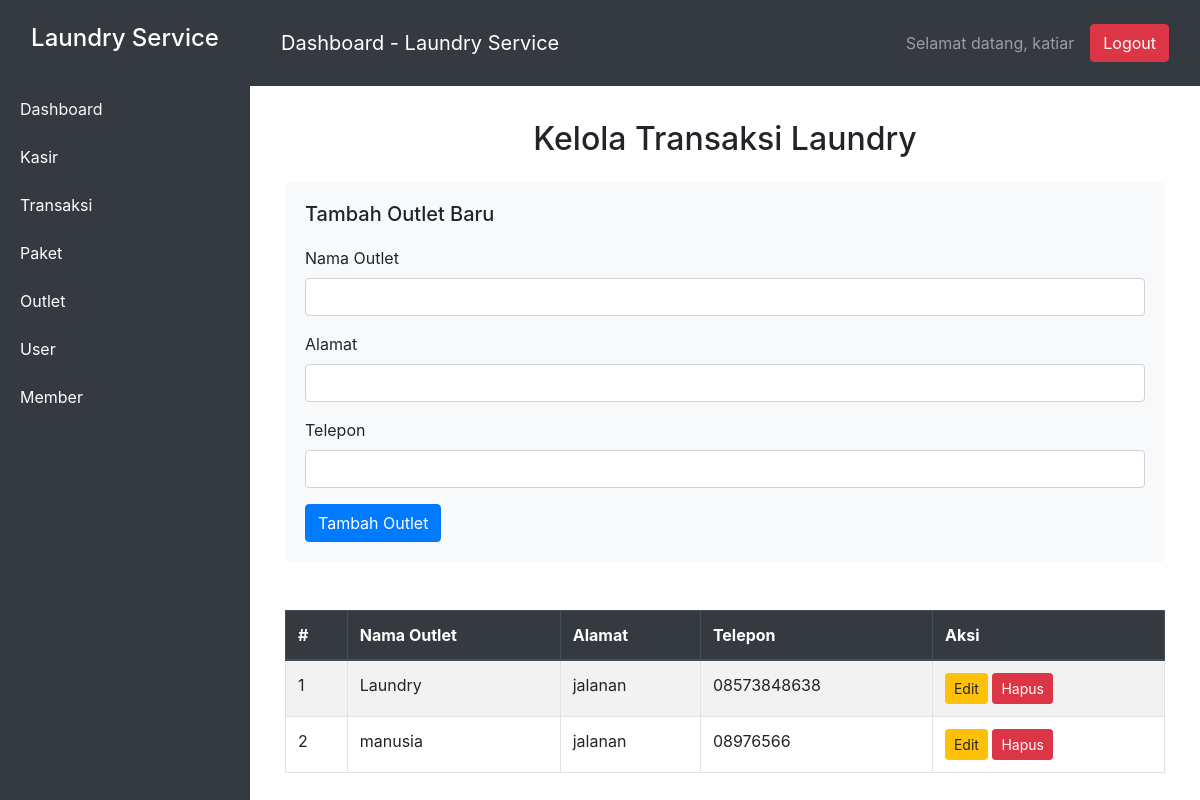
Page /view/outlet.php (signed in) on the committed database.
### tables this page shows
CREATE TABLE `outlet` (
  `id` int(11) NOT NULL,
  `nama` varchar(20) NOT NULL,
  `alamat` text NOT NULL,
  `telepon` varchar(15) NOT NULL,
  `background` varchar(100) NOT NULL
);

### database/database.php (called while the page is built, shortened)
<?php
class Database
{
    private $host = 'localhost';
    private $username = 'root';
    private $password = 'test123';
    private $dbname = 'laundry';
    protected $connect;
    public function __construct()
    {
        $this->connect = new mysqli($this->host, $this->username, $this->password, $this->dbname);
    }
    public function all($table)
    {
        $data = [];
        $sql = "SELECT * FROM $table";
        $stmt = $this->connect->prepare($sql);
        $stmt->execute();
        $result = $stmt->get_result();
        if ($result->num_rows > 0) {
            while ($row = $result->fetch_assoc()) {
                $data[] = $row;
            }
        }
        return $data;
    }
}

### controller/outletController.php (called while the page is built, shortened)
<?php
include __DIR__.'/../model/outlet.php';
class outletController
{
    private $model;
    public function __construct()
    {
        $this->model = new outletModel;
    }
    public function index()
    {
        $all = $this->model->index();
        return $all;
    }
}

### model/outlet.php (called while the page is built, shortened)
<?php
include __DIR__.'/../database/database.php';
class outletModel extends Database
{
    private $table = 'outlet';
    public function index()
    {
        $all = $this->all($this->table);
        return $all;
    }
}

### view/outlet.php (the view, shortened to what this page needs)
<?php
include __DIR__.'/../controller/outletController.php';
$data = new outletController;
$outlet = $data->index();
?>
<!DOCTYPE html>
<html lang="id">
<head>
    <link rel="stylesheet" href="https://stackpath.bootstrapcdn.com/bootstrap/4.5.2/css/bootstrap.min.css">
</head>
<body>
    <div class="wrapper">
        <nav id="sidebar">
            <div class="sidebar-header text-center py-4">
                <h4>Laundry Service</h4>
            </div>
            <ul class="list-group">
                <?php
                if(isset($_SESSION['admin'])){
                ?>
                <a href="index.php" class="text-light"><li class="list-group-item">Dashboard</a></li>
                <a href="kasir.php" class="text-light"><li class="list-group-item">Kasir</li></a>
                <a href="transaksi.php" class="text-light"><li class="list-group-item">Transaksi</li></a>
                <a href="paket.php" class="text-light"><li class="list-group-item">Paket</li></a>
                <a href="outlet.php" class="text-light"><li class="list-group-item">Outlet</li></a>
                <a href="user.php" class="text-light"><li class="list-group-item">User</li></a>
                <a href="member.php" class="text-light"><li class="list-group-item">Member</li></a>
                <?php
                    }
                ?>
            </ul>
        </nav>
        <header id="header">
            <nav class="navbar navbar-expand-lg navbar-dark">
                <span class="navbar-brand">Dashboard - Laundry Service</span>
                <div class="ml-auto d-flex align-items-center">
                    <span class="navbar-text mr-3">Selamat datang, <?=$_SESSION['admin']['username']?></span>
                    <form action="../routes/auth.php" method="post" class="mb-0">
                        <button type="submit" class="btn btn-danger" name="action" value="logout">Logout</button>
                    </form>
                </div>
            </nav>
        </header>
        <div id="content">
            <div id="main-content" class="container" style="margin-top: 100px">
                <h2 class="text-center mb-4">Kelola Transaksi Laundry</h2>
                <div class="form-section mb-4">
                    <h5><?= isset($edit) ? 'Edit Outlet' : 'Tambah Outlet Baru' ?></h5>
                    <form action="../routes/outlet.php" method="post">
                        <div class="form-group">
                            <label for="namaOutlet">Nama Outlet</label>
                            <input type="text" class="form-control" id="namaOutlet" name="nama" value="<?= isset($edit['nama']) ? htmlspecialchars($edit['nama']) : '' ?>" required>
                        </div>
                        <div class="form-group">
                            <label for="alamatOutlet">Alamat</label>
                            <input type="text" class="form-control" id="alamatOutlet" name="alamat" value="<?= isset($edit['alamat']) ? htmlspecialchars($edit['alamat']) : '' ?>" required>
                        </div>
                        <div class="form-group">
                            <label for="teleponOutlet">Telepon</label>
                            <input type="text" class="form-control" id="teleponOutlet" name="telepon" value="<?= isset($edit['telepon']) ? htmlspecialchars($edit['telepon']) : '' ?>" required>
                        </div>
                        <button type="submit" class="btn btn-primary" name="action" value="<?= isset($edit) ? 'update' : 'insert' ?>">
                            <?= isset($edit) ? 'Update Outlet' : 'Tambah Outlet' ?>
                        </button>
                    </form>
                </div>
                <div class="table-responsive">
                    <table class="table table-bordered table-striped mt-4">
                        <thead class="thead-dark">
                            <tr>
                                <th>#</th>
                                <th>Nama Outlet</th>
                                <th>Alamat</th>
                                <th>Telepon</th>
                                <th>Aksi</th>
                            </tr>
                        </thead>
                        <tbody>
                        <?php
                        $no = 1;
                        foreach($outlet as $outlets){
                        ?>
                            <tr>
                                <td><?=$no++?></td>
                                <td><?=$outlets['nama']?></td>
                                <td><?=$outlets['alamat']?></td>
                                <td><?=$outlets['telepon']?></td>
                                <td>
                                    <a class="btn btn-warning btn-sm" href="outlet.php?id=<?=md5($outlets['id'])?>">Edit</a>
                                    <a href="../routes/outlet.php?id=<?=md5($outlets['id'])?>&&action=destroy" class="btn btn-danger btn-sm">Hapus</a>
                                </td>
                            </tr>
                        <?php
                        }
                        ?>
                        </tbody>
                    </table>
                </div>
            </div>
        </div>
    </div>
</body>
</html>

### view/outlet.php (style rules this page uses)
.wrapper { display: flex; width: 100%; }
#sidebar { min-width: 250px; max-width: 250px; background: #343a40; color: #fff; height: 100vh; position: fixed; }
#sidebar .list-group { margin: 0; }
#sidebar .list-group-item { background: #343a40; color: #fff; border: none; }
#content { margin-left: 250px; width: 100%; padding: 20px; }
#header { background-color: #343a40; color: white; padding: 15px; position: fixed; top: 0; left: 250px; width: calc(100% - 250px); z-index: 1000; }
#header .navbar { display: flex; justify-content: space-between; align-items: center; }
#main-content { margin-top: 70px; }
.table-responsive { margin-top: 20px; }
.form-section { background-color: #f8f9fa; padding: 20px; border-radius: 5px; }
.form-section h5 { margin-bottom: 20px; }

### rows in the picture
outlet: nama "Laundry", alamat "jalanan", telepon "08573848638"
outlet: nama "manusia", alamat "jalanan", telepon "08976566"

### other values in the picture
$_SESSION['admin']['username'] "katiar"
